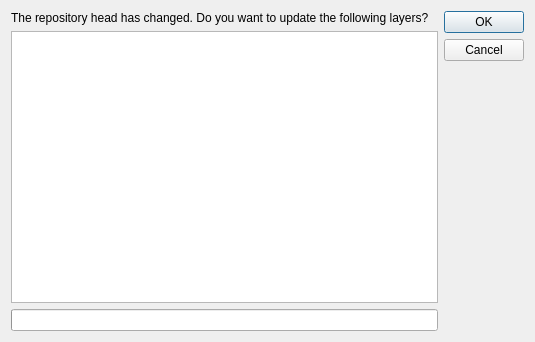
<?xml version="1.0" encoding="UTF-8"?>
<ui version="4.0">
 <class>UpdateLayersDialog</class>
 <widget class="QDialog" name="UpdateLayersDialog">
  <property name="geometry">
   <rect>
    <x>0</x>
    <y>0</y>
    <width>535</width>
    <height>342</height>
   </rect>
  </property>
  <property name="windowTitle">
   <string>Update layers</string>
  </property>
  <layout class="QHBoxLayout" name="horizontalLayout">
   <item>
    <layout class="QVBoxLayout" name="verticalLayout">
     <item>
      <widget class="QLabel" name="label">
       <property name="text">
        <string>The repository head has changed. Do you want to update the following layers?</string>
       </property>
      </widget>
     </item>
     <item>
      <widget class="QListView" name="lstLayers">
       <property name="editTriggers">
        <set>QAbstractItemView::NoEditTriggers</set>
       </property>
       <property name="alternatingRowColors">
        <bool>true</bool>
       </property>
       <property name="selectionMode">
        <enum>QAbstractItemView::NoSelection</enum>
       </property>
      </widget>
     </item>
     <item>
      <widget class="QProgressBar" name="progressBar">
       <property name="value">
        <number>0</number>
       </property>
       <property name="textVisible">
        <bool>false</bool>
       </property>
      </widget>
     </item>
    </layout>
   </item>
   <item>
    <widget class="QDialogButtonBox" name="buttonBox">
     <property name="orientation">
      <enum>Qt::Vertical</enum>
     </property>
     <property name="standardButtons">
      <set>QDialogButtonBox::Cancel|QDialogButtonBox::Ok</set>
     </property>
    </widget>
   </item>
  </layout>
 </widget>
 <resources/>
 <connections>
  <connection>
   <sender>buttonBox</sender>
   <signal>accepted()</signal>
   <receiver>UpdateLayersDialog</receiver>
   <slot>accept()</slot>
   <hints>
    <hint type="sourcelabel">
     <x>248</x>
     <y>254</y>
    </hint>
    <hint type="destinationlabel">
     <x>157</x>
     <y>274</y>
    </hint>
   </hints>
  </connection>
  <connection>
   <sender>buttonBox</sender>
   <signal>rejected()</signal>
   <receiver>UpdateLayersDialog</receiver>
   <slot>reject()</slot>
   <hints>
    <hint type="sourcelabel">
     <x>316</x>
     <y>260</y>
    </hint>
    <hint type="destinationlabel">
     <x>286</x>
     <y>274</y>
    </hint>
   </hints>
  </connection>
 </connections>
</ui>
